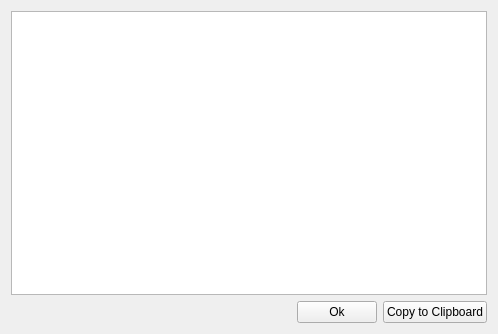
<?xml version="1.0" encoding="UTF-8"?>
<ui version="4.0">
 <class>Form</class>
 <widget class="QWidget" name="Form">
  <property name="geometry">
   <rect>
    <x>0</x>
    <y>0</y>
    <width>498</width>
    <height>334</height>
   </rect>
  </property>
  <property name="windowTitle">
   <string>Form</string>
  </property>
  <layout class="QHBoxLayout" name="horizontalLayout_2">
   <item>
    <layout class="QVBoxLayout" name="verticalLayout">
     <item>
      <widget class="QPlainTextEdit" name="gist"/>
     </item>
     <item>
      <layout class="QHBoxLayout" name="horizontalLayout">
       <item>
        <spacer name="horizontalSpacer">
         <property name="orientation">
          <enum>Qt::Horizontal</enum>
         </property>
         <property name="sizeHint" stdset="0">
          <size>
           <width>479</width>
           <height>20</height>
          </size>
         </property>
        </spacer>
       </item>
       <item>
        <widget class="QPushButton" name="ok">
         <property name="text">
          <string>Ok</string>
         </property>
        </widget>
       </item>
       <item>
        <widget class="QPushButton" name="clipboard">
         <property name="text">
          <string>Copy to Clipboard</string>
         </property>
        </widget>
       </item>
      </layout>
     </item>
    </layout>
   </item>
  </layout>
 </widget>
 <resources/>
 <connections/>
</ui>
